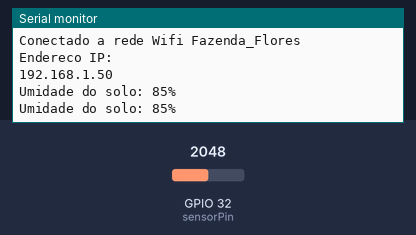
Bench run of a program on a simulated ESP32. On the bench: the last lines printed to the serial monitor. The test bench sets the inputs (shaded band); at power-on: GPIO 32 (sensorPin) = 2048. WiFi joins after 1.5 s; servers stay silent unless stated.

Above: at 9.2 s.
9.3 s: GPIO 32 (sensorPin) set to 2866
At 10.6 s:
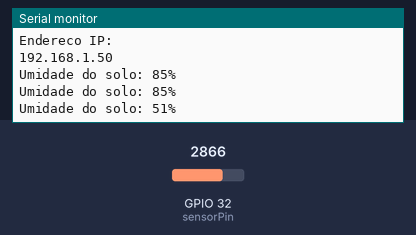
10.8 s: GPIO 32 (sensorPin) set to 3603
At 11.8 s:
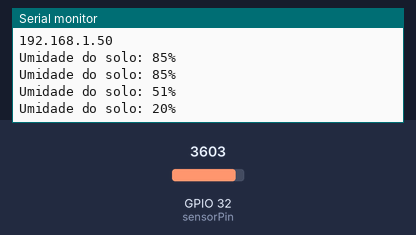
Timing chart, 0 to 13.8 s (numbered marks = the images above; inputs shaded):
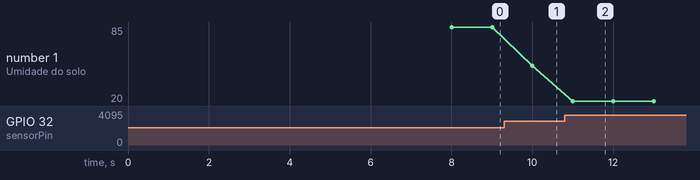

Measured:
- after the input at 9.3 s, the serial monitor: prints a new line after 0.70 s (image 1)
- after the input at 10.8 s, the serial monitor: prints a new line after 0.20 s (image 2)
- plotted number 1: 85 → 51 after the input at 9.3 s, 51 → 20 after the input at 10.8 s

The program:

main.cpp
```cpp
#include <Arduino.h>

#include <WiFi.h>
#include <ESPAsyncWebServer.h>
#include <ArduinoJson.h>

AsyncWebServer server(80);

//Variaveis sensor
const int sensorPin = 32;
const int wetReading = 1700;
const int dryReading = 4095;
const int wetPertcent = 100;
const int dryPercent = 0;

const char* ssid = "Fazenda_Flores";
const char* password = "CP29216668";

void setup() {
  Serial.begin(115200);
  pinMode(sensorPin, INPUT);

  WiFi.begin(ssid, password);
  while (WiFi.status() != WL_CONNECTED) {
    delay(1000);
    Serial.printf("Conectando a rede Wifi %s\n", ssid);
    delay(1000);
  }
  delay(2000);
  Serial.printf("Conectado a rede Wifi %s\n", ssid);
  delay(2000);
  Serial.println("Endereco IP: ");
  Serial.println(WiFi.localIP());
  delay(2000);

 server.on("/", HTTP_GET, [](AsyncWebServerRequest *request){
    int sensorValue = analogRead(sensorPin);
    int percent = map(sensorValue, dryReading, wetReading, dryPercent, wetPertcent);
    String message = String(percent);
    request->send(200, "text/plain", message);
  });

  server.begin();
}

void loop() {
  int sensorValue = analogRead(sensorPin);
  int percent = map(sensorValue, dryReading, wetReading, dryPercent, wetPertcent);
  Serial.print("Umidade do solo: ");
  Serial.print(percent);
  Serial.println("%");

  delay(1000);
}
```
